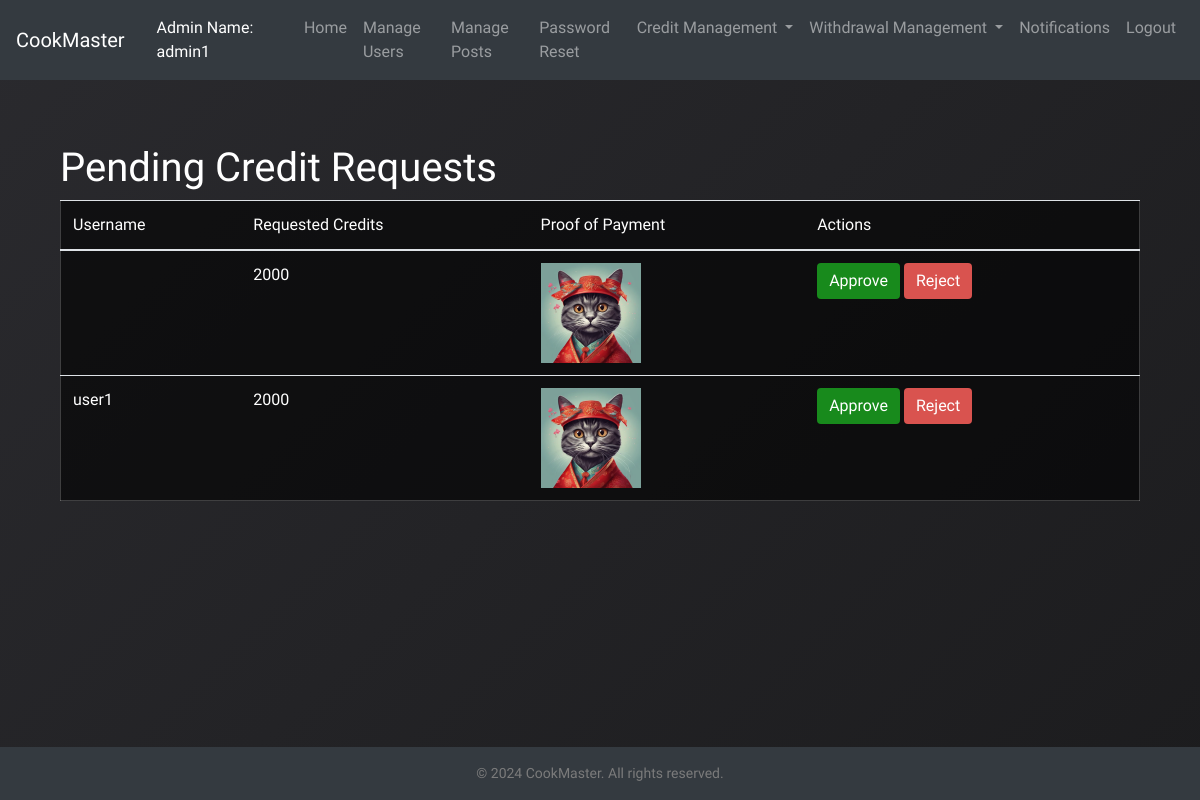
Page /admin/add_user_credits (signed in) on the committed database.
### app/models.py (models this page shows, shortened)
class User(db.Model, UserMixin):
    id = db.Column(db.Integer, primary_key=True)
    username = db.Column(db.String(20), unique=True, nullable=False)
    email = db.Column(db.String(120), unique=True, nullable=False)
    password = db.Column(db.String(60), nullable=False)
    role = db.Column(db.String(10), nullable=False, default='user')
    date_created = db.Column(db.DateTime, default=datetime.now(timezone.utc))
    completed_recipes = db.Column(db.Integer, default=0)
    recipes_created = db.Column(db.Integer, default=0)
    recipes_shared = db.Column(db.Integer, default=0)
    friends_connected = db.Column(db.Integer, default=0)
    shopping_lists_created = db.Column(db.Integer, default=0)
    conversion_tool_uses = db.Column(db.Integer, default=0)
    last_login = db.Column(db.DateTime, default=lambda: datetime.now(timezone.utc))
    credits = db.Column(db.Integer, default=0)
    tools = db.relationship('Tool', backref='owner', lazy=True, cascade="all, delete-orphan")
    posts = db.relationship('Post', backref='author', lazy=True, cascade="all, delete-orphan")
    created_challenges = db.relationship('Challenge', backref='creator', lazy=True, overlaps="challenge_creator,created_challenges")
    participated_challenges = db.relationship('ChallengeParticipant', backref='user_participation', lazy=True, overlaps="participant,challenges_participated")
    achievements = db.relationship('Achievement', backref='user', lazy=True, cascade="all, delete-orphan")

class CreditRequest(db.Model):
    __tablename__ = 'credit_request'
    id = db.Column(db.Integer, primary_key=True)
    user_id = db.Column(db.Integer, db.ForeignKey('user.id', ondelete='CASCADE'), nullable=False)
    status = db.Column(db.String(20), default='Pending')
    proof_image = db.Column(db.String(200), nullable=False)
    credits_requested = db.Column(db.Integer, nullable=False)
    date_submitted = db.Column(db.DateTime, default=lambda: datetime.now(timezone.utc))
    user = db.relationship('User', backref=db.backref('credit_requests', passive_deletes=True))

### app/admin_routes.py (the view, shortened to what this page needs)
@admin.route('/add_user_credits', methods=['GET', 'POST'])
@login_required
def add_user_credits():
    pending_requests = CreditRequest.query.filter_by(status="Pending").all()
    return render_template('admin_add_user_credits.html', pending_requests=pending_requests)

### app/__init__.py (called while the page is built)
@login_manager.user_loader
def load_user(user_id):
    from app.models import User
    return User.query.get(int(user_id))

### app/templates/admin_add_user_credits.html (shortened to what this page needs)
{% extends "admin_base.html" %}
{% block content %}
<div class="container">
    <h1>Pending Credit Requests</h1>
    {% if pending_requests %}
        <table class="table table-striped">
            <thead>
                <tr>
                    <th>Username</th>
                    <th>Requested Credits</th>
                    <th>Proof of Payment</th>
                    <th>Actions</th>
                </tr>
            </thead>
            <tbody>
                {% for request in pending_requests %}
                <tr>
                    <td>{{ request.user.username }}</td>
                    <td>{{ request.credits_requested }}</td>
                    <td>
                        {% if request.proof_image %}
                            <img src="{{ url_for('static', filename='payments/' ~ request.proof_image) }}" alt="Proof" style="max-width: 100px;">
                        {% else %}
                            No proof uploaded
                        {% endif %}
                    </td>
                    <td>
                        <form method="POST" action="{{ url_for('admin.add_user_credits') }}">
                            <button type="submit" name="action" value="approve" class="btn btn-success">Approve</button>
                            <button type="submit" name="action" value="reject" class="btn btn-danger">Reject</button>
                        </form>
                    </td>
                </tr>
                {% endfor %}
            </tbody>
        </table>
    {% else %}
        <p>No pending credit requests.</p>
    {% endif %}
</div>
{% endblock %}

### app/templates/admin_base.html (shortened to what this page needs)
<!DOCTYPE html>
<html lang="en">
<head>
    <link rel="stylesheet" href="https://stackpath.bootstrapcdn.com/bootstrap/4.5.2/css/bootstrap.min.css">
    <link rel="stylesheet" href="{{ url_for('static', filename='css/styles.css') }}">
</head>
<body>
    <nav class="navbar navbar-expand-lg navbar-dark bg-dark">
        <a class="navbar-brand">CookMaster</a>
        {% if current_user.is_authenticated %}
        <span class="navbar-text text-white ml-3">
        Admin Name: {{ current_user.username }}
        </span>
        {% endif %}
        <div class="collapse navbar-collapse" id="navbarNav">
            <ul class="navbar-nav ml-auto">
                <li class="nav-item">
                    <a class="nav-link" href="{{ url_for('admin.dashboard') }}">Home</a>
                </li>
                <li class="nav-item">
                    <a class="nav-link" href="{{ url_for('admin.manage_users') }}">Manage Users</a>
                </li>
                <li class="nav-item">
                    <a class="nav-link" href="{{ url_for('admin.manage_posts') }}">Manage Posts</a>
                </li>
                <li class="nav-item">
                    <a class="nav-link" href="{{ url_for('admin.view_password_reset_requests') }}">Password Reset</a>
                </li>
                <li class="nav-item dropdown">
                    <a class="nav-link dropdown-toggle" href="#" id="creditDropdown" role="button" data-toggle="dropdown" aria-haspopup="true" aria-expanded="false">
                        Credit Management
                    </a>
                </li>
                <li class="nav-item dropdown">
                    <a class="nav-link dropdown-toggle" href="#" id="withdrawDropdown" role="button" data-toggle="dropdown" aria-haspopup="true" aria-expanded="false">
                        Withdrawal Management
                    </a>
                </li>
                <li class="nav-item">
                    <a class="nav-link" href="{{ url_for('admin.admin_notifications') }}">Notifications</a>
                </li>
                <li class="nav-item">
                    <a class="nav-link" href="{{ url_for('user.logout') }}">Logout</a>
                </li>
            </ul>
        </div>
    </nav>
    <div class="container mt-4">
        {% block content %}{% endblock %}
    </div>
    <footer class="bg-dark text-white text-center py-3 mt-5">
        <p>&copy; 2024 CookMaster. All rights reserved.</p>
    </footer>
</body>
</html>

### app/static/css/styles.css (style rules this page uses)
body { margin: 0; font-family: 'Chewy', sans-serif; background: linear-gradient(135deg, #2a2a2e, #1c1c1e); color: #f5f5f5; background-size: cover; height: 100%; display: flex; flex-direction: column; overflow-x: hidden; animation: none; scroll-behavior: smooth; }
html { height: 100%; margin: 0; display: flex; flex-direction: column; overflow-x: hidden; }
.navbar { background-color: #1c1c1e; position: relative; z-index: 1000; }
.navbar-brand { color: #4a90e2; }
.navbar-nav .nav-link { color: #a1a1a6; font-weight: 500; transition: color 0.3s; }
.btn-success { background-color: #188a1c; border: none; }
.btn-danger { background-color: #d9534f; border: none; }
footer { background-color: #1c1c1e; color: #a1a1a6; text-align: center; padding: 10px 0; }
footer p { margin: 0; font-size: 14px; color: #7b7b7b; }
.container { color: white; padding-top: 20px; flex: 1; margin: 0 auto; text-align: left; }
h1, h3 { font-family: 'Chewy', cursive; color: white; font-weight: 400; }
.table { color: white; background-color: rgba(0, 0, 0, 0.6); border: 1px solid rgba(255, 255, 255, 0.2); }
.table th { font-weight: 400; color: white; }
.table td { font-weight: 300; color: white; }

### rows in the picture
User: username "admin1"
CreditRequest: credits_requested "2000", proof_image (picture)
CreditRequest: user.username "user1", credits_requested "2000", proof_image (picture)
